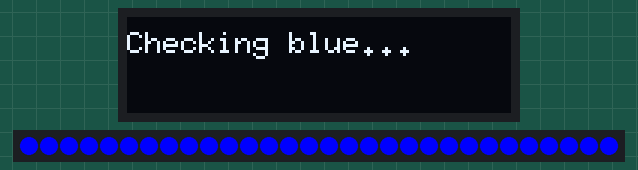
The sketch below on a simulated ESP8266 (NodeMCU). Shown: 128×32 one-colour display, 30 RGB LEDs in strip order, left to right. Dim RGB values are drawn brighter than linear; WiFi joins after 1.5 s; servers stay silent unless stated; the local clock reads 2024-03-15 10:24:30 at power-on unless the sketch sets it; what the sketch prints to the serial monitor is not drawn.

Above: at 0.1 s.
At 1.1 s:
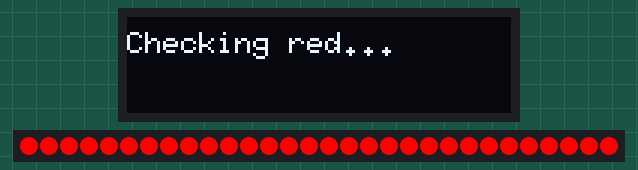
At 2.1 s:
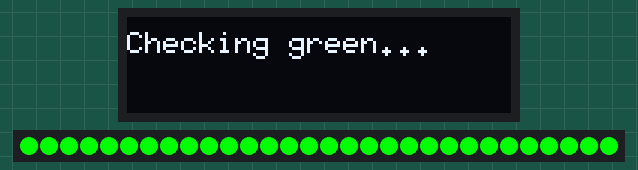
At 4.6 s:
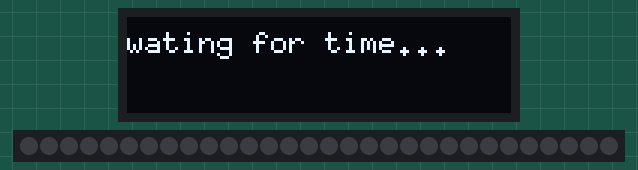
At 6.9 s:
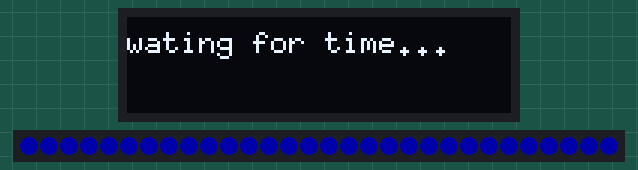
At 11.8 s:
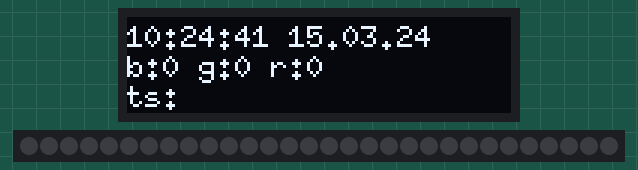

The sketch:

led-wifi.ino
```cpp
#define FASTLED_ESP8266_RAW_PIN_ORDER
#define FASTLED_ESP8266_NODEMCU_PIN_ORDER
#define FASTLED_FORCE_SOFTWARE_SPI
#include <stdio.h>
#include <TimeAlarms.h>
#include <ESP8266WiFi.h>
#include <WiFiUdp.h>
#include <FastLED.h>
#include <U8g2lib.h>
#include <SPI.h>
#include <Wire.h>

#define NUM_LEDS 30

#define CLOCK_PIN_LED 5
#define DATA_PIN_LED 4

// Data pin that led data will be written out over
#define DATA_PIN 12
// Clock pin only needed for SPI based chipsets when not using hardware SPI
#define CLOCK_PIN 14

CRGBArray<NUM_LEDS> leds;

//U8G2_SSD1306_128X32_UNIVISION_F_SW_I2C u8g2(U8G2_R0, CLOCK_PIN, DATA_PIN, /* reset=*/ U8X8_PIN_NONE);
U8G2_SSD1306_128X32_UNIVISION_F_SW_I2C u8g2(U8G2_R0, 5, 4, /* reset=*/ 16);

#ifndef STASSID
#define STASSID ""
#define STAPSK  ""
#endif
#include <TZ.h>
#define MYTZ TZ_Europe_Kiev

#include <coredecls.h>                  // settimeofday_cb()
#include <Schedule.h>
#include <PolledTimeout.h>
#include <time.h>  // time() ctime()
#include <sys/time.h>                   // struct timeval

#include <sntp.h>                       // sntp_servermode_dhcp()

static timeval tv;
static time_t sntp_now;

static esp8266::polledTimeout::periodicMs showTimeNow(86400000);

int bluePin = 14;
int redPin = 12;
int greenPin = 15;

int alarms[4][4] = {{14, 21, 22, 22}, {00, 00, 00, 30}}; //array for values of time

//if "white" (R=255, G=255, B=255) doesn't look white,
//reduce the red, green, or blue max value.
int red = 0;
int green = 0;
int blue = 0;

int maxValue = 120;
int deltaValue = 50;

String serverIp;

// A UDP instance to let us send and receive packets over UDP
WiFiUDP udp;

void setConnection() {
  Serial.begin(115200);
  Serial.println();
  Serial.println();

  // We start by connecting to a WiFi network
  Serial.print("Connecting to ");
  Serial.println(STASSID);
  printText("Connecting to " + String(STASSID));
  WiFi.persistent(false);
  WiFi.mode(WIFI_STA);
  WiFi.begin(STASSID, STAPSK);

  while (WiFi.status() != WL_CONNECTED) {
    delay(500);
    Serial.print(".");
  }
  Serial.println("");

  Serial.println("WiFi connected");
  Serial.println("IP address: ");
  Serial.println(WiFi.localIP());
}

void setLedOn() {
  red = maxValue;
  blue = maxValue;
  green = maxValue;
  setLedPinWithLevel();
}

void printText(String text) {
  int str_len = text.length() + 1;
  char char_array[str_len];
  text.toCharArray(char_array, str_len);
  u8g2.clearBuffer();
  u8g2.drawStr(0, 12, char_array);
  u8g2.sendBuffer();
}

void initLedOff() {
  leds = CRGB::Black;
  FastLED.show();
}

void setSunset() {
  for (int i = maxValue; i >= (maxValue - deltaValue); i-- ) {
    red = i;
    setLedPinWithLevel();
    delay(100);
  }

  for (int i = maxValue; i >= 80; i-- ) {
    green = i;
    setLedPinWithLevel();
    delay(100);
  }

  for (int i = maxValue ; i >= 50; i-- ) {
    blue = i;
    setLedPinWithLevel();
    delay(100);
  }
}

void setTwilight() {
  for (int i = 50; i <= (maxValue - deltaValue); i++ ) {
    blue = i;
    setLedPinWithLevel();
    delay(100);
  }

  for (int i = 80; i >= 0; i-- ) {
    green = i;
    setLedPinWithLevel();
    delay(100);
  }

  for (int i = (maxValue - deltaValue); i >= 0; i-- ) {
    red = i;
    setLedPinWithLevel();
    delay(100);
  }

  red = 0;
  green = 0;
}

void setLedOff() {
  red = 0;
  green = 0;
  for (int i = (maxValue - deltaValue); i >= 0; i-- ) {
    blue = i;
    setLedPinWithLevel();
    delay(100);
  }
  blue = 0;
}

void setCurrentLedLights() {
  String t1;
  if (alarms[0][0] <= hour() && hour() < alarms[0][1]) {
    t1 = "setLedOn";
    setLedOn();
  }
  else if (alarms[0][1] <= hour() && hour() < alarms[0][2]) {
    t1 = "setSunset";
    setSunset();
  }
  else if ((alarms[0][2] <= hour() && hour() < alarms[0][3]) ||
              (alarms[0][3] == hour() && minute() < alarms[1][3])) {
    t1 = "setTwilight";
    setTwilight();
  }

  else {
    t1 = "setLedOff";
    setLedOff();
  }
  printText(t1);
  Serial.println(t1);
}

void digitalClockDisplay() {
  String d2 = printDigits(hour()) + ":" + printDigits(minute()) + ":" + printDigits(second()) + " " +
              printDigits(day()) + "." + printDigits(month()) + "." +  String(year()).substring(2);
  Serial.println(d2);
  printOledFirstRow(d2);
}

String printDigits(int digits) {
  if (digits < 10) {
    return String("0") + digits;
  }
  return String(digits);
}

void printLed() {
  String d2 = "b:" + String(blue) + " g:" + String(green) + " r:" + String(red);
  Serial.println(d2);
  printOledSecondRow(d2);
}

void prinTimeServerIp() {
  String d2 = "ts:" + serverIp;
  Serial.println(d2);
  printOledThirdRow(d2);
}

void checkLedsChannels() {
  leds = CRGB(0, 0, 255);
  FastLED.show();
  printText("Checking blue...");
  Serial.println("Checking blue...");
  delay(1000);
  leds = CRGB(255, 0, 0);
  FastLED.show();
  printText("Checking red...");
  Serial.println("Checking red...");
  delay(1000);
  leds = CRGB(0, 255, 0);
  FastLED.show();
  printText("Checking green...");
  Serial.println("Checking green...");
  delay(1000);
}

void printOledFirstRow(String text) {
  int str_len = text.length() + 1;
  char char_array[str_len];
  text.toCharArray(char_array, str_len);
  u8g2.drawStr(0, 10, char_array);
}

void printOledSecondRow(String text) {
  int str_len = text.length() + 1;
  char char_array[str_len];
  text.toCharArray(char_array, str_len);
  u8g2.drawStr(0, 20, char_array);
}

void printOledThirdRow(String text) {
  int str_len = text.length() + 1;
  char char_array[str_len];
  text.toCharArray(char_array, str_len);
  u8g2.drawStr(0, 30, char_array);
}

void setLedPinWithLevel() {
  leds = CRGB(red, green, blue);
  FastLED.show();
}

void showTime() {
  gettimeofday(&tv, nullptr);
  sntp_now = time(nullptr);

#if LWIP_VERSION_MAJOR > 1
  // LwIP v2 is able to list more details about the currently configured SNTP servers
  for (int i = 0; i < SNTP_MAX_SERVERS; i++) {
    IPAddress sntp = *sntp_getserver(i);
    const char* name = sntp_getservername(i);
    if (sntp.isSet()) {
      Serial.printf("sntp%d:     ", i);
      if (name) {
        Serial.printf("%s (%s) ", name, sntp.toString().c_str());
        serverIp = sntp.toString().c_str();
      } else {
        Serial.printf("%s ", sntp.toString().c_str());
      }
    }
  }
#endif

  Serial.println();
  const tm* tm = localtime(&sntp_now);
  Serial.println("wating for time...");
  printText("wating for time...");
  while(tm->tm_year == 70) {
    delay(500);
    Serial.println(".");
  }
  setTime(tm->tm_hour, tm->tm_min, tm->tm_sec, tm->tm_mday, tm->tm_mon+1, tm->tm_year+1900);

   // human readable
  Serial.print("ctime:     ");
  Serial.print(ctime(&sntp_now));

}

void timeInit(){
  settimeofday_cb(showTime);
  configTime(MYTZ, "pool.ntp.org");
  showTime();
}

void setup() {
  FastLED.addLeds<P9813, DATA_PIN, CLOCK_PIN, RGB>(leds, NUM_LEDS);
  u8g2.begin();
  u8g2.setFont( u8g2_font_6x10_tf);

  initLedOff();
  checkLedsChannels();
  initLedOff();
  setConnection();
  timeInit();
  setCurrentLedLights();

  //Create an alarm that will call a function every day at a particular time.
  Alarm.alarmRepeat(alarms[0][0], alarms[1][0], 0, setLedOn);
  Alarm.alarmRepeat(alarms[0][1], alarms[1][1], 0, setSunset);
  Alarm.alarmRepeat(alarms[0][2], alarms[1][2], 0, setTwilight);
  Alarm.alarmRepeat(alarms[0][3], alarms[1][3], 0, setLedOff);
}

void loop() {
  setLedPinWithLevel();
  u8g2.firstPage();
  if (showTimeNow) {
    showTime();
  }
  Serial.println();
  do {
    digitalClockDisplay();
    printLed();
    prinTimeServerIp();
  } while ( u8g2.nextPage() );
  Alarm.delay(1000);
}
```

Measured:
- what the display in image 1 shows lasts 1.0 s, from 1.1 s to 2.1 s
